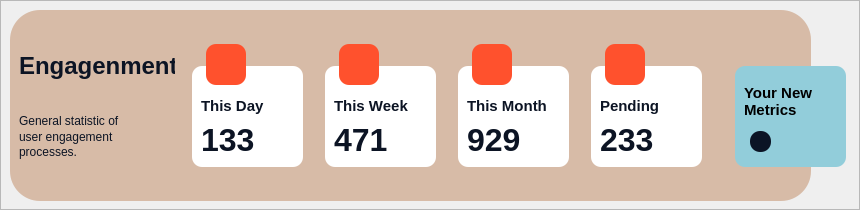
           <widget class="QFrame" name="frame_6">
            <property name="styleSheet">
             <string notr="true"/>
            </property>
            <property name="frameShape">
             <enum>QFrame::StyledPanel</enum>
            </property>
            <property name="frameShadow">
             <enum>QFrame::Raised</enum>
            </property>
            <widget class="QFrame" name="frame_11">
             <property name="geometry">
              <rect>
               <x>10</x>
               <y>10</y>
               <width>801</width>
               <height>191</height>
              </rect>
             </property>
             <property name="styleSheet">
              <string notr="true">QFrame{
	background-color: rgb(215, 187, 167);
border:0px solid red;
	color: rgb(12, 20, 36);
border-radius:30px
}</string>
             </property>
             <property name="frameShape">
              <enum>QFrame::StyledPanel</enum>
             </property>
             <property name="frameShadow">
              <enum>QFrame::Raised</enum>
             </property>
             <layout class="QHBoxLayout" name="horizontalLayout_13" stretch="1,1,1,1,1">
              <property name="spacing">
               <number>12</number>
              </property>
              <property name="rightMargin">
               <number>104</number>
              </property>
              <item>
               <layout class="QVBoxLayout" name="verticalLayout_10" stretch="6,1,1,1">
                <property name="spacing">
                 <number>0</number>
                </property>
                <property name="bottomMargin">
                 <number>32</number>
                </property>
                <item>
                 <widget class="QLabel" name="label_9">
                  <property name="font">
                   <font>
                    <pointsize>18</pointsize>
                    <weight>75</weight>
                    <bold>true</bold>
                   </font>
                  </property>
                  <property name="text">
                   <string>Engagenment</string>
                  </property>
                 </widget>
                </item>
                <item>
                 <widget class="QLabel" name="label_10">
                  <property name="text">
                   <string>General statistic of</string>
                  </property>
                 </widget>
                </item>
                <item>
                 <widget class="QLabel" name="label_11">
                  <property name="text">
                   <string>user engagement</string>
                  </property>
                 </widget>
                </item>
                <item>
                 <widget class="QLabel" name="label_12">
                  <property name="text">
                   <string>processes.</string>
                  </property>
                 </widget>
                </item>
               </layout>
              </item>
              <item>
               <widget class="QFrame" name="frame_15">
                <property name="minimumSize">
                 <size>
                  <width>121</width>
                  <height>131</height>
                 </size>
                </property>
                <property name="maximumSize">
                 <size>
                  <width>121</width>
                  <height>131</height>
                 </size>
                </property>
                <property name="frameShape">
                 <enum>QFrame::StyledPanel</enum>
                </property>
                <property name="frameShadow">
                 <enum>QFrame::Raised</enum>
                </property>
                <widget class="QFrame" name="frame_14">
                 <property name="geometry">
                  <rect>
                   <x>19</x>
                   <y>4</y>
                   <width>40</width>
                   <height>41</height>
                  </rect>
                 </property>
                 <property name="styleSheet">
                  <string notr="true">

QFrame{
padding:8px;
image: url(:/svg/img/svg/闪电-实.png);
	background-color: rgb(255, 81, 45);
border:0px solid red;
border-radius:10px
}</string>
                 </property>
                 <property name="frameShape">
                  <enum>QFrame::StyledPanel</enum>
                 </property>
                 <property name="frameShadow">
                  <enum>QFrame::Raised</enum>
                 </property>
                </widget>
                <widget class="QFrame" name="frame_13">
                 <property name="geometry">
                  <rect>
                   <x>5</x>
                   <y>26</y>
                   <width>111</width>
                   <height>101</height>
                  </rect>
                 </property>
                 <property name="styleSheet">
                  <string notr="true">QFrame{
	background-color: rgb(255, 255, 255);
border:0px solid red;
border-radius:10px
}</string>
                 </property>
                 <property name="frameShape">
                  <enum>QFrame::StyledPanel</enum>
                 </property>
                 <property name="frameShadow">
                  <enum>QFrame::Raised</enum>
                 </property>
                 <layout class="QVBoxLayout" name="verticalLayout_5">
                  <property name="spacing">
                   <number>0</number>
                  </property>
                  <property name="topMargin">
                   <number>24</number>
                  </property>
                  <item>
                   <widget class="QLabel" name="label_13">
                    <property name="font">
                     <font>
                      <pointsize>11</pointsize>
                      <weight>75</weight>
                      <bold>true</bold>
                     </font>
                    </property>
                    <property name="text">
                     <string>This Day</string>
                    </property>
                   </widget>
                  </item>
                  <item>
                   <layout class="QHBoxLayout" name="horizontalLayout_8">
                    <item>
                     <widget class="QLabel" name="label_14">
                      <property name="font">
                       <font>
                        <pointsize>24</pointsize>
                        <weight>75</weight>
                        <bold>true</bold>
                       </font>
                      </property>
                      <property name="text">
                       <string>133</string>
                      </property>
                     </widget>
                    </item>
                    <item>
                     <widget class="QWidget" name="widget" native="true">
                      <property name="maximumSize">
                       <size>
                        <width>16777215</width>
                        <height>16</height>
                       </size>
                      </property>
                      <property name="styleSheet">
                       <string notr="true">image: url(:/buttom/img/buttom/上-小_up-small.svg);</string>
                      </property>
                     </widget>
                    </item>
                   </layout>
                  </item>
                 </layout>
                </widget>
                <zorder>frame_13</zorder>
                <zorder>frame_14</zorder>
               </widget>
              </item>
              <item>
               <widget class="QFrame" name="frame_16">
                <property name="minimumSize">
                 <size>
                  <width>121</width>
                  <height>131</height>
                 </size>
                </property>
                <property name="maximumSize">
                 <size>
                  <width>121</width>
                  <height>131</height>
                 </size>
                </property>
                <property name="frameShape">
                 <enum>QFrame::StyledPanel</enum>
                </property>
                <property name="frameShadow">
                 <enum>QFrame::Raised</enum>
                </property>
                <widget class="QFrame" name="frame_17">
                 <property name="geometry">
                  <rect>
                   <x>19</x>
                   <y>4</y>
                   <width>40</width>
                   <height>41</height>
                  </rect>
                 </property>
                 <property name="styleSheet">
                  <string notr="true">



QFrame{
padding:8px;
image: url(:/svg/img/svg/对比.png);
	background-color: rgb(255, 81, 45);
border:0px solid red;
border-radius:10px
}</string>
                 </property>
                 <property name="frameShape">
                  <enum>QFrame::StyledPanel</enum>
                 </property>
                 <property name="frameShadow">
                  <enum>QFrame::Raised</enum>
                 </property>
                </widget>
                <widget class="QFrame" name="frame_18">
                 <property name="geometry">
                  <rect>
                   <x>5</x>
                   <y>26</y>
                   <width>111</width>
                   <height>101</height>
                  </rect>
                 </property>
                 <property name="styleSheet">
                  <string notr="true">QFrame{
	background-color: rgb(255, 255, 255);
border:0px solid red;
border-radius:10px
}</string>
                 </property>
                 <property name="frameShape">
                  <enum>QFrame::StyledPanel</enum>
                 </property>
                 <property name="frameShadow">
                  <enum>QFrame::Raised</enum>
                 </property>
                 <layout class="QVBoxLayout" name="verticalLayout_6">
                  <property name="spacing">
                   <number>0</number>
                  </property>
                  <property name="topMargin">
                   <number>24</number>
                  </property>
                  <item>
                   <widget class="QLabel" name="label_15">
                    <property name="maximumSize">
                     <size>
                      <width>16777215</width>
                      <height>32</height>
                     </size>
                    </property>
                    <property name="font">
                     <font>
                      <pointsize>11</pointsize>
                      <weight>75</weight>
                      <bold>true</bold>
                     </font>
                    </property>
                    <property name="text">
                     <string>This Week</string>
                    </property>
                   </widget>
                  </item>
                  <item>
                   <layout class="QHBoxLayout" name="horizontalLayout_9">
                    <item>
                     <widget class="QLabel" name="label_16">
                      <property name="font">
                       <font>
                        <pointsize>24</pointsize>
                        <weight>75</weight>
                        <bold>true</bold>
                       </font>
                      </property>
                      <property name="text">
                       <string>471</string>
                      </property>
                     </widget>
                    </item>
                    <item>
                     <widget class="QWidget" name="widget_2" native="true">
                      <property name="maximumSize">
                       <size>
                        <width>16777215</width>
                        <height>16</height>
                       </size>
                      </property>
                      <property name="styleSheet">
                       <string notr="true">image: url(:/buttom/img/buttom/下-小_down-small.svg);</string>
                      </property>
                     </widget>
                    </item>
                   </layout>
                  </item>
                 </layout>
                </widget>
                <zorder>frame_18</zorder>
                <zorder>frame_17</zorder>
               </widget>
              </item>
              <item>
               <widget class="QFrame" name="frame_19">
                <property name="minimumSize">
                 <size>
                  <width>121</width>
                  <height>131</height>
                 </size>
                </property>
                <property name="maximumSize">
                 <size>
                  <width>121</width>
                  <height>131</height>
                 </size>
                </property>
                <property name="frameShape">
                 <enum>QFrame::StyledPanel</enum>
                </property>
                <property name="frameShadow">
                 <enum>QFrame::Raised</enum>
                </property>
                <widget class="QFrame" name="frame_20">
                 <property name="geometry">
                  <rect>
                   <x>19</x>
                   <y>4</y>
                   <width>40</width>
                   <height>41</height>
                  </rect>
                 </property>
                 <property name="styleSheet">
                  <string notr="true">




QFrame{
padding:8px;
image: url(:/svg/img/svg/星星.png);

	background-color: rgb(255, 81, 45);
border:0px solid red;
border-radius:10px
}</string>
                 </property>
                 <property name="frameShape">
                  <enum>QFrame::StyledPanel</enum>
                 </property>
                 <property name="frameShadow">
                  <enum>QFrame::Raised</enum>
                 </property>
                </widget>
                <widget class="QFrame" name="frame_21">
                 <property name="geometry">
                  <rect>
                   <x>5</x>
                   <y>26</y>
                   <width>111</width>
                   <height>101</height>
                  </rect>
                 </property>
                 <property name="styleSheet">
                  <string notr="true">QFrame{
	background-color: rgb(255, 255, 255);
border:0px solid red;
border-radius:10px
}</string>
                 </property>
                 <property name="frameShape">
                  <enum>QFrame::StyledPanel</enum>
                 </property>
                 <property name="frameShadow">
                  <enum>QFrame::Raised</enum>
                 </property>
                 <layout class="QVBoxLayout" name="verticalLayout_7">
                  <property name="spacing">
                   <number>0</number>
                  </property>
                  <property name="topMargin">
                   <number>24</number>
                  </property>
                  <item>
                   <widget class="QLabel" name="label_17">
                    <property name="font">
                     <font>
                      <pointsize>11</pointsize>
                      <weight>75</weight>
                      <bold>true</bold>
                     </font>
                    </property>
                    <property name="text">
                     <string>This Month</string>
                    </property>
                   </widget>
                  </item>
                  <item>
                   <layout class="QHBoxLayout" name="horizontalLayout_10">
                    <item>
                     <widget class="QLabel" name="label_18">
                      <property name="font">
                       <font>
                        <pointsize>24</pointsize>
                        <weight>75</weight>
                        <bold>true</bold>
                       </font>
                      </property>
                      <property name="text">
                       <string>929</string>
                      </property>
                     </widget>
                    </item>
                    <item>
                     <widget class="QWidget" name="widget_3" native="true">
                      <property name="maximumSize">
                       <size>
                        <width>16777215</width>
                        <height>16</height>
                       </size>
                      </property>
                      <property name="styleSheet">
                       <string notr="true">image: url(:/buttom/img/buttom/上-小_up-small.svg);</string>
                      </property>
                     </widget>
                    </item>
                   </layout>
                  </item>
                 </layout>
                </widget>
                <zorder>frame_21</zorder>
                <zorder>frame_20</zorder>
               </widget>
              </item>
              <item>
               <widget class="QFrame" name="frame_22">
                <property name="minimumSize">
                 <size>
                  <width>121</width>
                  <height>131</height>
                 </size>
                </property>
                <property name="maximumSize">
                 <size>
                  <width>121</width>
                  <height>131</height>
                 </size>
                </property>
                <property name="frameShape">
                 <enum>QFrame::StyledPanel</enum>
                </property>
                <property name="frameShadow">
                 <enum>QFrame::Raised</enum>
                </property>
                <widget class="QFrame" name="frame_23">
                 <property name="geometry">
                  <rect>
                   <x>19</x>
                   <y>4</y>
                   <width>40</width>
                   <height>41</height>
                  </rect>
                 </property>
                 <property name="styleSheet">
                  <string notr="true">





QFrame{
padding:8px;
image: url(:/svg/img/svg/箭头_页面_向上.png);
	background-color: rgb(255, 81, 45);
border:0px solid red;
border-radius:10px
}</string>
                 </property>
                 <property name="frameShape">
                  <enum>QFrame::StyledPanel</enum>
                 </property>
                 <property name="frameShadow">
                  <enum>QFrame::Raised</enum>
                 </property>
                </widget>
                <widget class="QFrame" name="frame_24">
                 <property name="geometry">
                  <rect>
                   <x>5</x>
                   <y>26</y>
                   <width>111</width>
                   <height>101</height>
                  </rect>
                 </property>
                 <property name="styleSheet">
                  <string notr="true">QFrame{
	background-color: rgb(255, 255, 255);
border:0px solid red;
border-radius:10px
}</string>
                 </property>
                 <property name="frameShape">
                  <enum>QFrame::StyledPanel</enum>
                 </property>
                 <property name="frameShadow">
                  <enum>QFrame::Raised</enum>
                 </property>
                 <layout class="QVBoxLayout" name="verticalLayout_8">
                  <property name="spacing">
                   <number>0</number>
                  </property>
                  <property name="topMargin">
                   <number>24</number>
                  </property>
                  <item>
                   <widget class="QLabel" name="label_19">
                    <property name="font">
                     <font>
                      <pointsize>11</pointsize>
                      <weight>75</weight>
                      <bold>true</bold>
                     </font>
                    </property>
                    <property name="text">
                     <string>Pending</string>
                    </property>
                   </widget>
                  </item>
                  <item>
                   <layout class="QHBoxLayout" name="horizontalLayout_11">
                    <item>
                     <widget class="QLabel" name="label_20">
                      <property name="font">
                       <font>
                        <pointsize>24</pointsize>
                        <weight>75</weight>
                        <bold>true</bold>
                       </font>
                      </property>
                      <property name="text">
                       <string>233</string>
                      </property>
                     </widget>
                    </item>
                    <item>
                     <widget class="QWidget" name="widget_4" native="true">
                      <property name="maximumSize">
                       <size>
                        <width>16777215</width>
                        <height>16</height>
                       </size>
                      </property>
                      <property name="styleSheet">
                       <string notr="true">image: url(:/buttom/img/buttom/上-小_up-small.svg);</string>
                      </property>
                     </widget>
                    </item>
                   </layout>
                  </item>
                 </layout>
                </widget>
                <zorder>frame_24</zorder>
                <zorder>frame_23</zorder>
               </widget>
              </item>
             </layout>
            </widget>
            <widget class="QFrame" name="frame_25">
             <property name="geometry">
              <rect>
               <x>730</x>
               <y>40</y>
               <width>121</width>
               <height>131</height>
              </rect>
             </property>
             <property name="minimumSize">
              <size>
               <width>121</width>
               <height>131</height>
              </size>
             </property>
             <property name="maximumSize">
              <size>
               <width>121</width>
               <height>131</height>
              </size>
             </property>
             <property name="styleSheet">
              <string notr="true">background-color: rgba(255, 255, 255, 0);</string>
             </property>
             <property name="frameShape">
              <enum>QFrame::StyledPanel</enum>
             </property>
             <property name="frameShadow">
              <enum>QFrame::Raised</enum>
             </property>
             <widget class="QFrame" name="frame_27">
              <property name="geometry">
               <rect>
                <x>5</x>
                <y>26</y>
                <width>111</width>
                <height>101</height>
               </rect>
              </property>
              <property name="styleSheet">
               <string notr="true">QFrame{
	background-color: rgb(146, 205, 218);
border:0px solid red;
border-radius:10px
}</string>
              </property>
              <property name="frameShape">
               <enum>QFrame::StyledPanel</enum>
              </property>
              <property name="frameShadow">
               <enum>QFrame::Raised</enum>
              </property>
              <layout class="QVBoxLayout" name="verticalLayout_9">
               <property name="spacing">
                <number>0</number>
               </property>
               <property name="topMargin">
                <number>12</number>
               </property>
               <item>
                <widget class="QLabel" name="label_21">
                 <property name="font">
                  <font>
                   <pointsize>11</pointsize>
                   <weight>75</weight>
                   <bold>true</bold>
                  </font>
                 </property>
                 <property name="text">
                  <string>Your New
Metrics</string>
                 </property>
                </widget>
               </item>
               <item>
                <layout class="QHBoxLayout" name="horizontalLayout_12">
                 <property name="leftMargin">
                  <number>6</number>
                 </property>
                 <property name="topMargin">
                  <number>6</number>
                 </property>
                 <property name="rightMargin">
                  <number>6</number>
                 </property>
                 <property name="bottomMargin">
                  <number>6</number>
                 </property>
                 <item>
                  <widget class="QPushButton" name="pushButton_5">
                   <property name="minimumSize">
                    <size>
                     <width>21</width>
                     <height>21</height>
                    </size>
                   </property>
                   <property name="maximumSize">
                    <size>
                     <width>21</width>
                     <height>21</height>
                    </size>
                   </property>
                   <property name="styleSheet">
                    <string notr="true">QPushButton{
	background-color: rgb(11, 20, 37);
border: none;
border-radius:10px;
}
QPushButton:hover {

}
QPushButton:pressed {

}
</string>
                   </property>
                   <property name="text">
                    <string/>
                   </property>
                   <property name="icon">
                    <iconset resource="resources.qrc">
                     <normaloff>:/buttom_white/img/buttom_white/右-小_right-small.svg</normaloff>:/buttom_white/img/buttom_white/右-小_right-small.svg</iconset>
                   </property>
                   <property name="iconSize">
                    <size>
                     <width>16</width>
                     <height>16</height>
                    </size>
                   </property>
                  </widget>
                 </item>
                 <item>
                  <spacer name="horizontalSpacer">
                   <property name="orientation">
                    <enum>Qt::Horizontal</enum>
                   </property>
                   <property name="sizeHint" stdset="0">
                    <size>
                     <width>40</width>
                     <height>20</height>
                    </size>
                   </property>
                  </spacer>
                 </item>
                </layout>
               </item>
              </layout>
             </widget>
            </widget>
           </widget>
